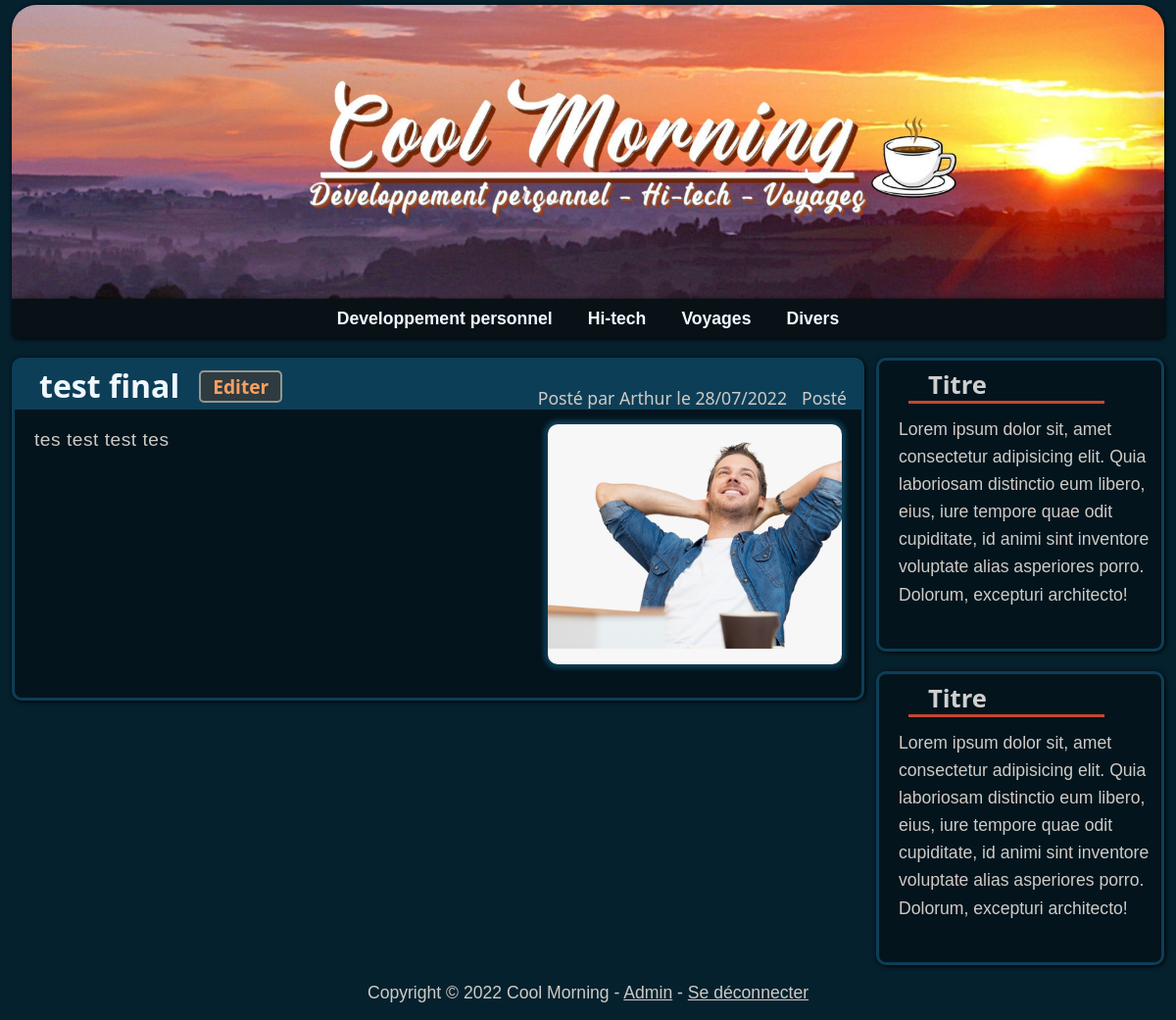
The page /article?id=7 on the database its author committed.
### models.py (models this page shows)
class Article(db.Model):
    id = db.Column(db.Integer, primary_key=True)
    title = db.Column(db.String(100), nullable=False)
    text = db.Column(db.Text, nullable=False)
    date = db.Column(db.DateTime, nullable=False)
    scheduled = db.Column(db.Boolean, nullable=False)
    category = db.Column(db.String(50), nullable=False)
    posted = db.Column(db.Boolean, nullable=False)
    author = db.Column(db.String(50), nullable=False)
    img = db.Column(db.String, nullable=False)

### app.py (the view)
@app.route("/article")
def article():
    article = Article.query.filter_by(id=request.args.get("id")).first()
    return render_template("display_article.html", article=article, Markup=Markup)

### templates/display_article.html
{% extends "layout.html" %}
{% block body %}
<div class="row">
    <div class="col-md-9">
        <div class="article" id="begin">
            <div class="article-header">
                <h2>
                    {{ article.title }}
                    {% if session.user != None%}
                        <a class="edit-button" href="/edit_article?id={{ article.id }}">Editer</a>
                    {% endif %}
                </h2>
                {% if session.user != None%}
                    {% if article.posted %}
                        <p class="status">Posté</p>
                    {% else %}
                        <p class="status">Archivé</p>
                    {% endif %}
                {% endif %}
                <p>Posté par {{ article.author }} le {{ article.date.strftime('%d/%m/%Y') }}</p>
            </div>
            <img src="{{ article.img }}" class="thumb">
            <div class="text">
                {{ Markup(article.text) }}
            </div>
        </div>
    </div>
    <div class="col-md-3">
        <div class="aside">
            <h2>Titre</h2>
            <p>Lorem ipsum dolor sit, amet consectetur adipisicing elit. Quia laboriosam distinctio eum libero, eius, iure tempore quae odit cupiditate, id animi sint inventore voluptate alias asperiores porro. Dolorum, excepturi architecto!</p>
        </div>
        <div class="aside">
            <h2>Titre</h2>
            <p>Lorem ipsum dolor sit, amet consectetur adipisicing elit. Quia laboriosam distinctio eum libero, eius, iure tempore quae odit cupiditate, id animi sint inventore voluptate alias asperiores porro. Dolorum, excepturi architecto!</p>
        </div>
    </div>
</div>
{% endblock %}

### static/styles/custom.css (style rules this page uses)
body { background-color: #06212e; font-family: Verdana, Arial, Tahoma, Serif; color: #cfcbc5; }
.article-header { background-color: #0d3e57; height: 40px; border-radius: 6px 6px 0px 0px; padding-left: 25px; height: 50px; }
.article-header h2 { font-family: Candara, Calibri, Segoe, Segoe UI, Optima, Arial, sans-serif; position: absolute; margin-top: 7px; font-weight: bolder; display: inline; }
.article-header h2 a { color: aliceblue; text-decoration: none; }
.article-header h2 { color: aliceblue; }
.article-header p { font-family: Candara, Calibri, Segoe, Segoe UI, Optima, Arial, sans-serif; color: #cfcbc5; display: inline; float: right; font-size: 1.1em; padding-top: 25px; padding-right: 15px; margin-bottom: -2px; }
.aside h2 { color: #cfcfcf; Font-family: Candara, Calibri, Segoe, Segoe UI, Optima, Arial, sans-serif; font-weight: bolder; border-bottom: 3px solid #c5472e; width: 200px; margin: 10px 0px 5px 30px; padding-left: 20px; font-size: 1.6em; }
.article .thumb { margin: 15px 20px 3px 10px; float: right; border-radius: 10px; width: 300px; height: 245px; object-fit: cover; box-shadow: 0px 0px 5px 4px #0d3e57; }
.article .text, .edit-article .text { font-size: 1.2em; padding: 17px 15px 10px 20px; letter-spacing: 0.5px; }
.aside p { font-size: 1.1em; padding: 7px 10px 0px 20px; line-height: 1.6em; }
.article, .edit-article { min-height: 350px; }
.edit-button { position: absolute; color: #f8a061 !important; margin-left: 20px; margin-top: 3px !important; font-size: 0.6em; font-weight: bold; text-decoration: none; border: solid 1px #f8a061; background-color: #2e3b40; padding: 3px 12px; border: solid 2px #979591; border-radius: 5px; }
.article, .aside, .edit-article { box-sizing: border-box; background-color: #03141d; margin-top: 20px; border-radius: 10px; border: #0d3e57 solid; box-shadow: 1px 1px 5px black; }
.aside { height: 300px; overflow: auto; }
.col-md-3 { padding:0; }
.col-md-9 { padding-left:0; }

### rows shown on the page
Article: title "test final", author "Arthur", date "28/07/2022", text "tes test test tes"
